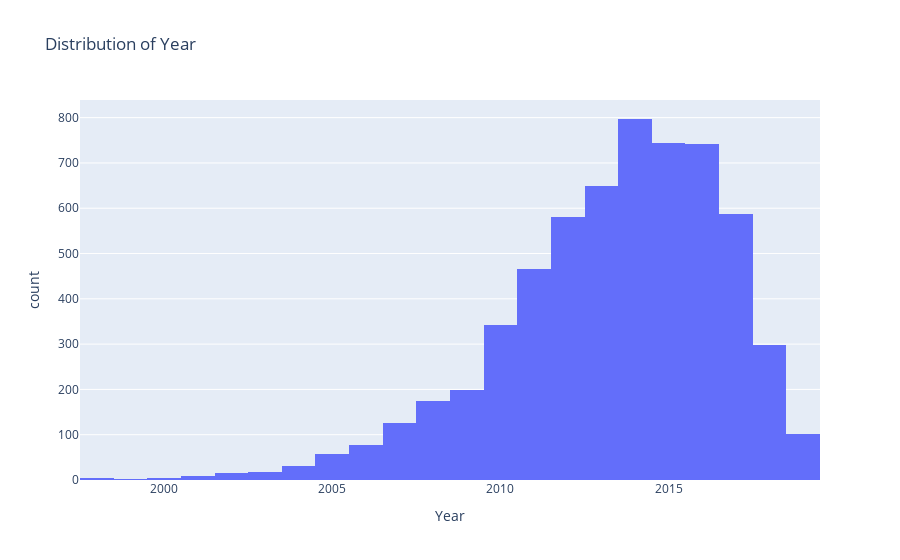
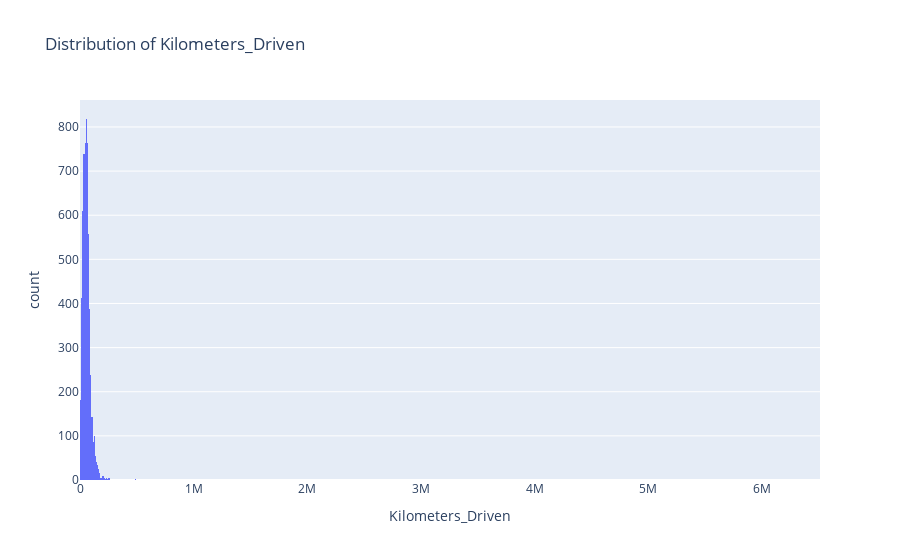
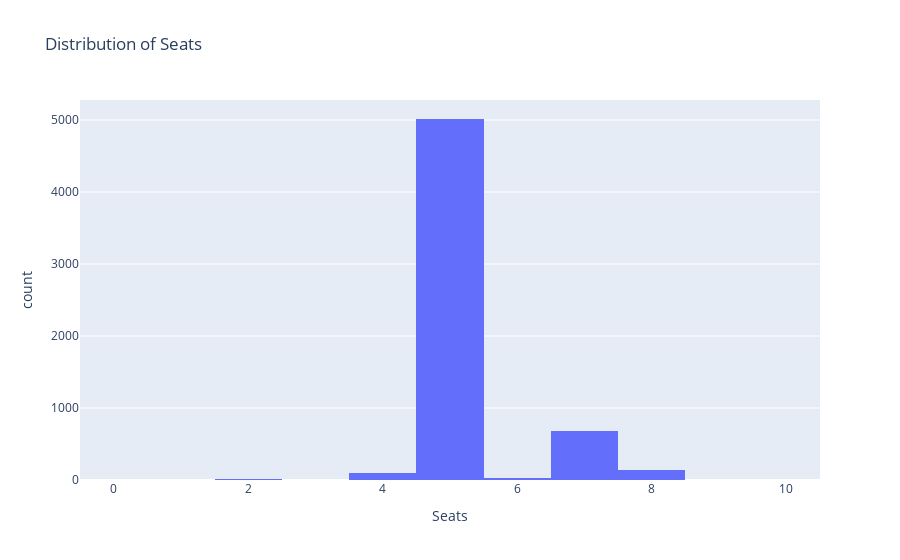
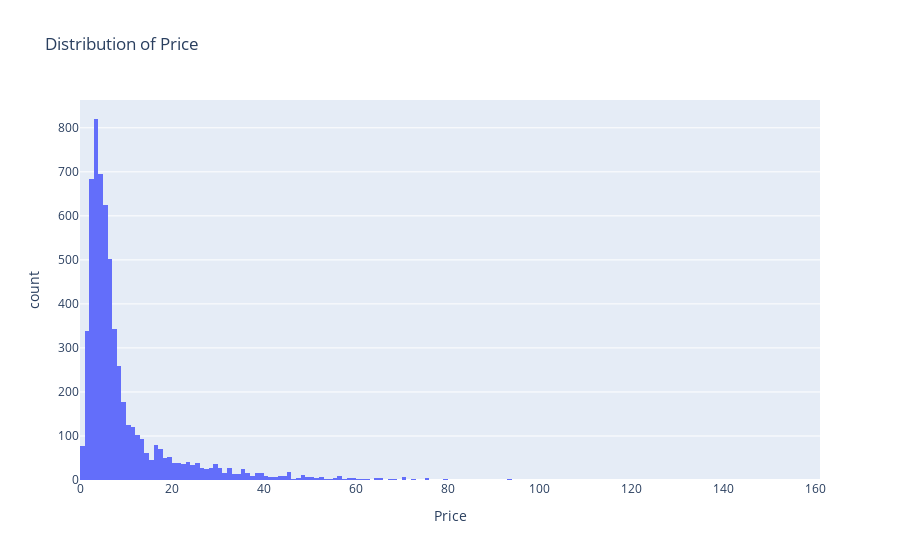

The notebook cell saved with these charts, in order:
### Code cell
for col in numerical_cols:
    plt.figure(figsize=(10, 4))
    sns.histplot(df[col], kde=True)
    plt.title(f'Distribution of {col}')
    plt.xlabel(col)
    plt.ylabel('Frequency')
    plt.show()
    fig=px.histogram(df, x=col, title=f'Distribution of {col}')
    fig.show()

### Figure 1 — Plotly figure (JSON) as saved in the notebook; plotly's stock layout.template omitted (floating-point values rounded to 4 significant figures; data arrays with more than 128 entries replaced by an {"elided": "..."} marker saying what was removed)
{"data": [{"bingroup": "x", "hovertemplate": "Year=%{x}<br>count=%{y}<extra></extra>", "legendgroup": "", "marker": {"color": "#636efa", "pattern": {"shape": ""}}, "name": "", "orientation": "v", "showlegend": false, "type": "histogram", "x": {"elided": "6019 int values"}, "xaxis": "x", "yaxis": "y"}], "layout": {"barmode": "relative", "legend": {"tracegroupgap": 0}, "title": {"text": "Distribution of Year"}, "xaxis": {"anchor": "y", "domain": [0, 1], "title": {"text": "Year"}}, "yaxis": {"anchor": "x", "domain": [0, 1], "title": {"text": "count"}}}}

### Figure 2 — Plotly figure (JSON) as saved in the notebook; plotly's stock layout.template omitted (floating-point values rounded to 4 significant figures; data arrays with more than 128 entries replaced by an {"elided": "..."} marker saying what was removed)
{"data": [{"bingroup": "x", "hovertemplate": "Kilometers_Driven=%{x}<br>count=%{y}<extra></extra>", "legendgroup": "", "marker": {"color": "#636efa", "pattern": {"shape": ""}}, "name": "", "orientation": "v", "showlegend": false, "type": "histogram", "x": {"elided": "6019 int values"}, "xaxis": "x", "yaxis": "y"}], "layout": {"barmode": "relative", "legend": {"tracegroupgap": 0}, "title": {"text": "Distribution of Kilometers_Driven"}, "xaxis": {"anchor": "y", "domain": [0, 1], "title": {"text": "Kilometers_Driven"}}, "yaxis": {"anchor": "x", "domain": [0, 1], "title": {"text": "count"}}}}

### Figure 3 — Plotly figure (JSON) as saved in the notebook; plotly's stock layout.template omitted (floating-point values rounded to 4 significant figures; data arrays with more than 128 entries replaced by an {"elided": "..."} marker saying what was removed)
{"data": [{"bingroup": "x", "hovertemplate": "Seats=%{x}<br>count=%{y}<extra></extra>", "legendgroup": "", "marker": {"color": "#636efa", "pattern": {"shape": ""}}, "name": "", "orientation": "v", "showlegend": false, "type": "histogram", "x": {"elided": "6019 float values"}, "xaxis": "x", "yaxis": "y"}], "layout": {"barmode": "relative", "legend": {"tracegroupgap": 0}, "title": {"text": "Distribution of Seats"}, "xaxis": {"anchor": "y", "domain": [0, 1], "title": {"text": "Seats"}}, "yaxis": {"anchor": "x", "domain": [0, 1], "title": {"text": "count"}}}}

### Figure 4 — Plotly figure (JSON) as saved in the notebook; plotly's stock layout.template omitted (floating-point values rounded to 4 significant figures; data arrays with more than 128 entries replaced by an {"elided": "..."} marker saying what was removed)
{"data": [{"bingroup": "x", "hovertemplate": "Price=%{x}<br>count=%{y}<extra></extra>", "legendgroup": "", "marker": {"color": "#636efa", "pattern": {"shape": ""}}, "name": "", "orientation": "v", "showlegend": false, "type": "histogram", "x": {"elided": "6019 float values"}, "xaxis": "x", "yaxis": "y"}], "layout": {"barmode": "relative", "legend": {"tracegroupgap": 0}, "title": {"text": "Distribution of Price"}, "xaxis": {"anchor": "y", "domain": [0, 1], "title": {"text": "Price"}}, "yaxis": {"anchor": "x", "domain": [0, 1], "title": {"text": "count"}}}}
